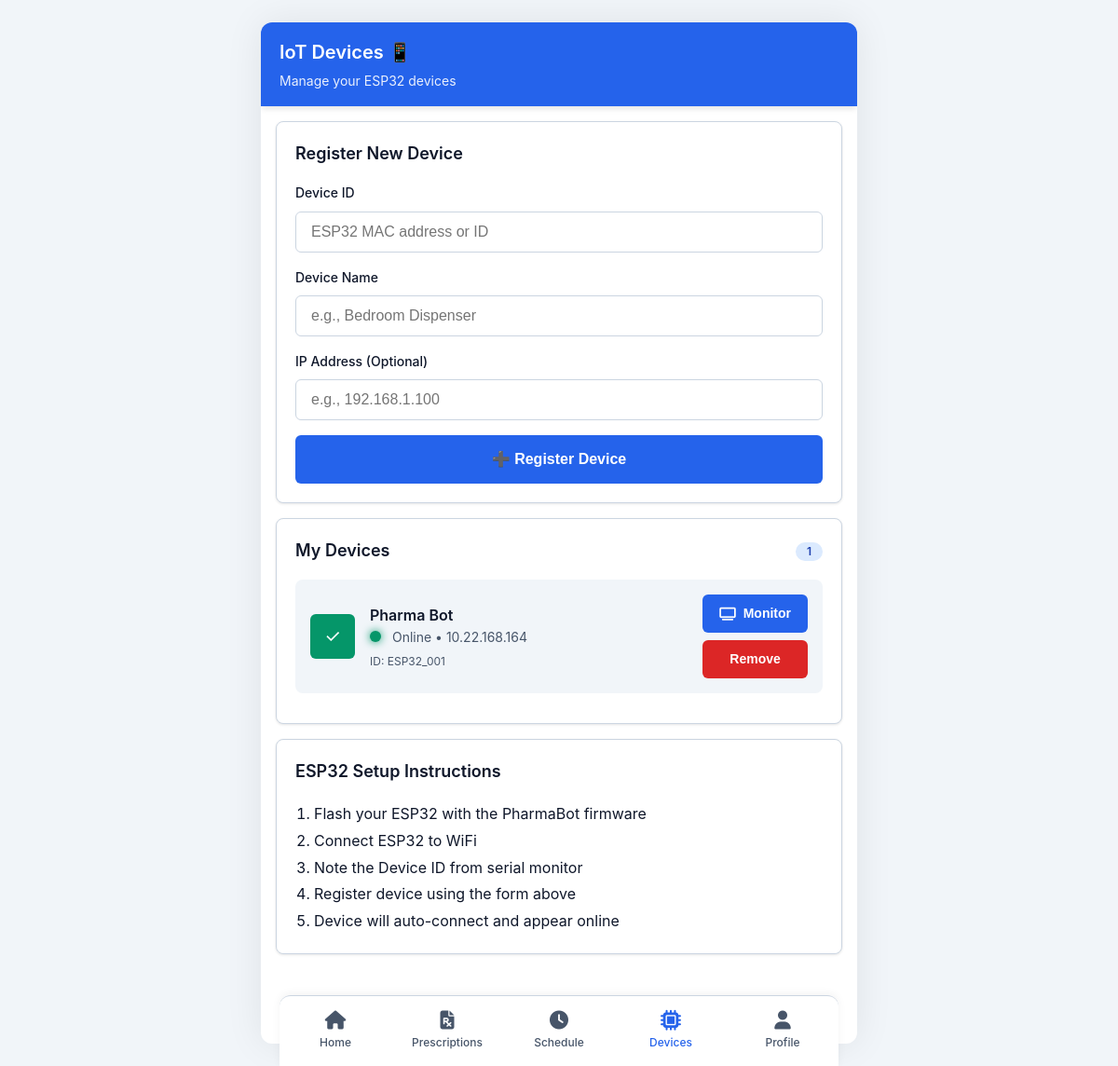
Before: /devices (signed in) with the older database file.
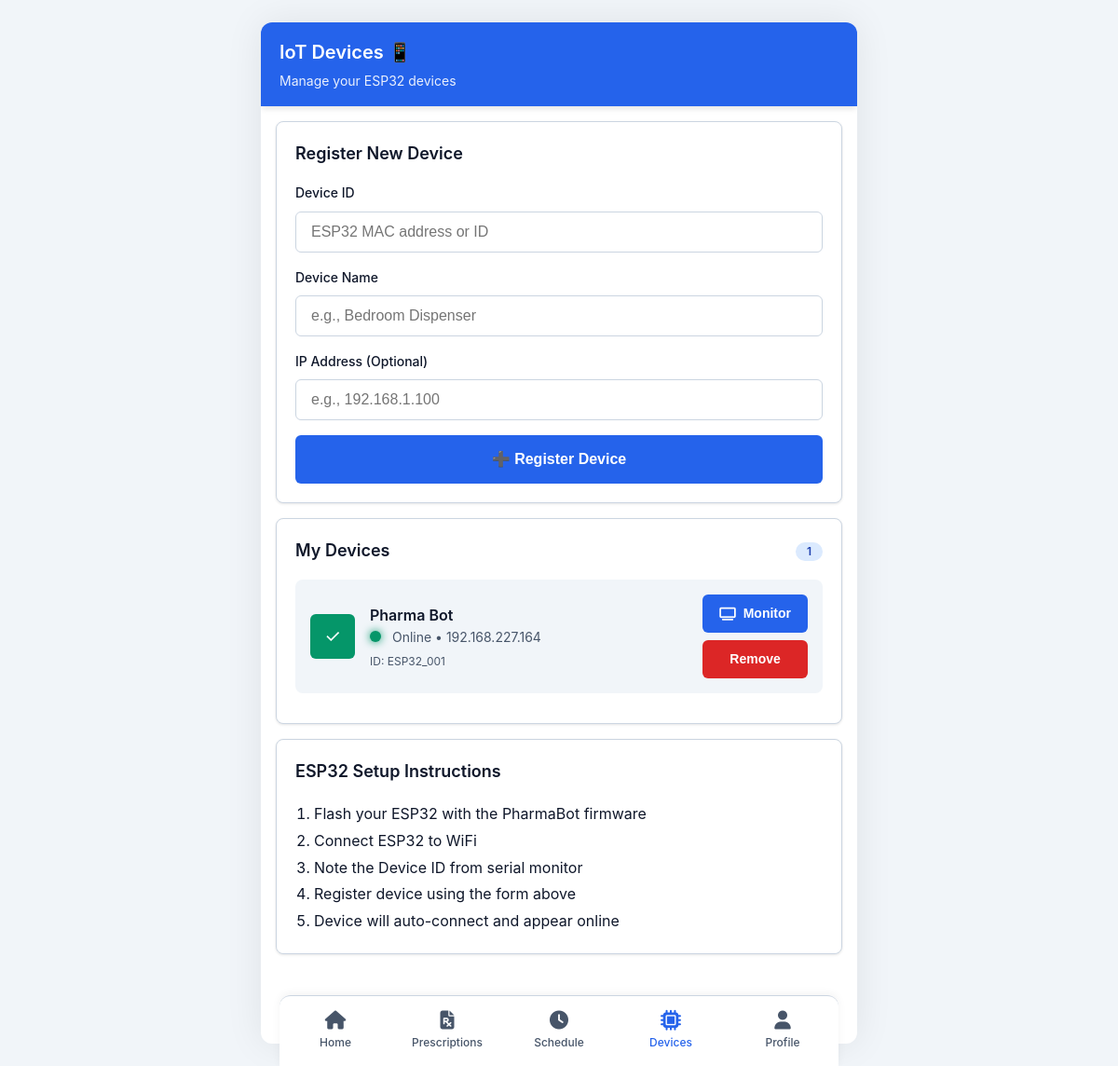
After: the same page with the newer database file.
### app/models/iot_device.py (models this page shows, shortened)
class IoTDevice(db.Model):
    __tablename__ = 'iot_devices'
    id = db.Column(db.Integer, primary_key=True)
    user_id = db.Column(db.Integer, db.ForeignKey('users.id'), nullable=False)
    device_id = db.Column(db.String(100), unique=True, nullable=False)  # ESP32 MAC or unique ID
    device_name = db.Column(db.String(100), nullable=False)
    device_type = db.Column(db.String(50), default='ESP32')
    ip_address = db.Column(db.String(50), nullable=True)
    is_online = db.Column(db.Boolean, default=False)
    last_seen = db.Column(db.DateTime, nullable=True)
    hardware_state = db.Column(db.Text, nullable=True)  # JSON string for hardware state
    created_at = db.Column(db.DateTime, default=tz_now)
    is_active = db.Column(db.Boolean, default=True)

### app/routes/main.py (the view)
@main_bp.route('/devices')
@login_required
def devices():
    current_user = get_current_user()
    devices_list = IoTDevice.query.filter_by(
        user_id=current_user.id
    ).all()
    from datetime import datetime, timedelta
    now = tz_now()
    threshold = timedelta(minutes=5)
    for device in devices_list:
        if device.last_seen:
            time_diff = now - device.last_seen
            device.is_online = time_diff < threshold
        else:
            device.is_online = False
    db.session.commit()
    return render_template(
        'devices.html',
        current_user=current_user,
        devices=devices_list
    )

### app/routes/main.py (called while the page is built)
def login_required(f):
    @wraps(f)
    def decorated_function(*args, **kwargs):
        if 'user_id' not in session:
            flash('Please login to access this page.', 'error')
            return redirect(url_for('main.login'))
        return f(*args, **kwargs)
    return decorated_function

def get_current_user():
    if 'user_id' in session:
        return User.query.get(session['user_id'])
    return None

### app/utils/timezone.py (called while the page is built)
def now():
    dhaka_time = datetime.now(DHAKA_TZ)
    return dhaka_time.replace(tzinfo=None)

### app/templates/devices.html (shortened to what this page needs)
{% extends "mobile_base.html" %}
{% block content %}
<header class="app-header">
    <h1>IoT Devices 📱</h1>
    <p>Manage your ESP32 devices</p>
</header>
<div class="app-content">
    <div class="card">
        <h2 class="card-title mb-2">Register New Device</h2>
        <form id="deviceForm" class="form">
            <div class="form-group">
                <label class="form-label">Device ID</label>
                <input type="text" class="form-control" id="device_id" placeholder="ESP32 MAC address or ID" required>
            </div>
            <div class="form-group">
                <label class="form-label">Device Name</label>
                <input type="text" class="form-control" id="device_name" placeholder="e.g., Bedroom Dispenser" required>
            </div>
            <div class="form-group">
                <label class="form-label">IP Address (Optional)</label>
                <input type="text" class="form-control" id="ip_address" placeholder="e.g., 192.168.1.100">
            </div>
            <button type="submit" class="btn btn-primary btn-block">
                ➕ Register Device
            </button>
        </form>
    </div>
    <div class="card">
        <div class="card-header">
            <h2 class="card-title">My Devices</h2>
            <span class="badge badge-info">{{ devices|length }}</span>
        </div>
        {% if devices %}
        {% for device in devices %}
        <div class="device-card">
            <div class="device-icon" style="background: {% if device.is_online %}var(--secondary-color){% else %}var(--text-light){% endif %};">
                {% if device.is_online %}✓{% else %}✕{% endif %}
            </div>
            <div class="device-info">
                <div class="device-name">{{ device.device_name }}</div>
                <div class="device-status">
                    <span class="status-indicator {% if device.is_online %}status-online{% else %}status-offline{% endif %}"></span>
                    {% if device.is_online %}
                    Online • {{ device.ip_address or 'No IP' }}
                    {% else %}
                    Offline • Last seen {{ device.last_seen.strftime('%b %d, %I:%M %p') if device.last_seen else 'Never' }}
                    {% endif %}
                </div>
                <div class="device-status" style="font-size: 0.75rem; margin-top: 0.25rem;">
                    ID: {{ device.device_id }}
                </div>
            </div>
            <div class="flex flex-col gap-1">
                {% if device.is_online %}
                <button class="btn btn-primary btn-sm" onclick="openMonitor('{{ device.device_id }}')">
                    <i class="fas fa-tv"></i> Monitor
                </button>
                {% else %}
                <button class="btn btn-secondary btn-sm" disabled>
                    <i class="fas fa-tv"></i> Offline
                </button>
                {% endif %}
                <button class="btn btn-danger btn-sm" onclick="removeDevice('{{ device.device_id }}')">
                    Remove
                </button>
            </div>
        </div>
        {% endfor %}
        {% else %}
        <div class="empty-state">
            <div class="empty-icon">📱</div>
            <p class="empty-text">No devices registered</p>
            <p style="color: var(--text-secondary); font-size: 0.875rem;">Register your ESP32 device above</p>
        </div>
        {% endif %}
    </div>
    <div class="card">
        <h2 class="card-title mb-2">ESP32 Setup Instructions</h2>
        <ol style="padding-left: 1.25rem; line-height: 1.8;">
            <li>Flash your ESP32 with the PharmaBot firmware</li>
            <li>Connect ESP32 to WiFi</li>
            <li>Note the Device ID from serial monitor</li>
            <li>Register device using the form above</li>
            <li>Device will auto-connect and appear online</li>
        </ol>
    </div>
</div>
{% endblock %}

### app/templates/mobile_base.html (shortened to what this page needs)
<!DOCTYPE html>
<html lang="en">
<head>
    <link rel="stylesheet" href="https://cdnjs.cloudflare.com/ajax/libs/font-awesome/6.4.0/css/all.min.css">
    <link rel="stylesheet" href="{{ url_for('static', filename='css/mobile.css') }}">
</head>
<body>
    <div class="app-container">
        {% block content %}{% endblock %}
        {% if current_user %}
        <nav class="bottom-nav">
            <a href="{{ url_for('main.index') }}" class="nav-item {% if request.endpoint == 'main.index' %}active{% endif %}">
                <i class="fas fa-home"></i>
                <span>Home</span>
            </a>
            <a href="{{ url_for('main.prescriptions') }}" class="nav-item {% if 'prescription' in request.endpoint %}active{% endif %}">
                <i class="fas fa-file-prescription"></i>
                <span>Prescriptions</span>
            </a>
            <a href="{{ url_for('main.schedules') }}" class="nav-item {% if 'schedule' in request.endpoint %}active{% endif %}">
                <i class="fas fa-clock"></i>
                <span>Schedule</span>
            </a>
            <a href="{{ url_for('main.devices') }}" class="nav-item {% if 'device' in request.endpoint %}active{% endif %}">
                <i class="fas fa-microchip"></i>
                <span>Devices</span>
            </a>
            <a href="{{ url_for('main.profile') }}" class="nav-item {% if 'profile' in request.endpoint %}active{% endif %}">
                <i class="fas fa-user"></i>
                <span>Profile</span>
            </a>
        </nav>
        {% endif %}
    </div>
</body>
</html>

### app/templates/devices.html (style rules this page uses)
.status-indicator { display: inline-block; width: 12px; height: 12px; border-radius: 50%; margin-right: 0.5rem; }
.status-online { background: var(--secondary-color); box-shadow: 0 0 10px var(--secondary-color); animation: pulse 2s infinite; }

Changed rows visible on the page:
changed IoTDevice "Pharma Bot": ip_address "10.22.168.164" → "192.168.227.164"
